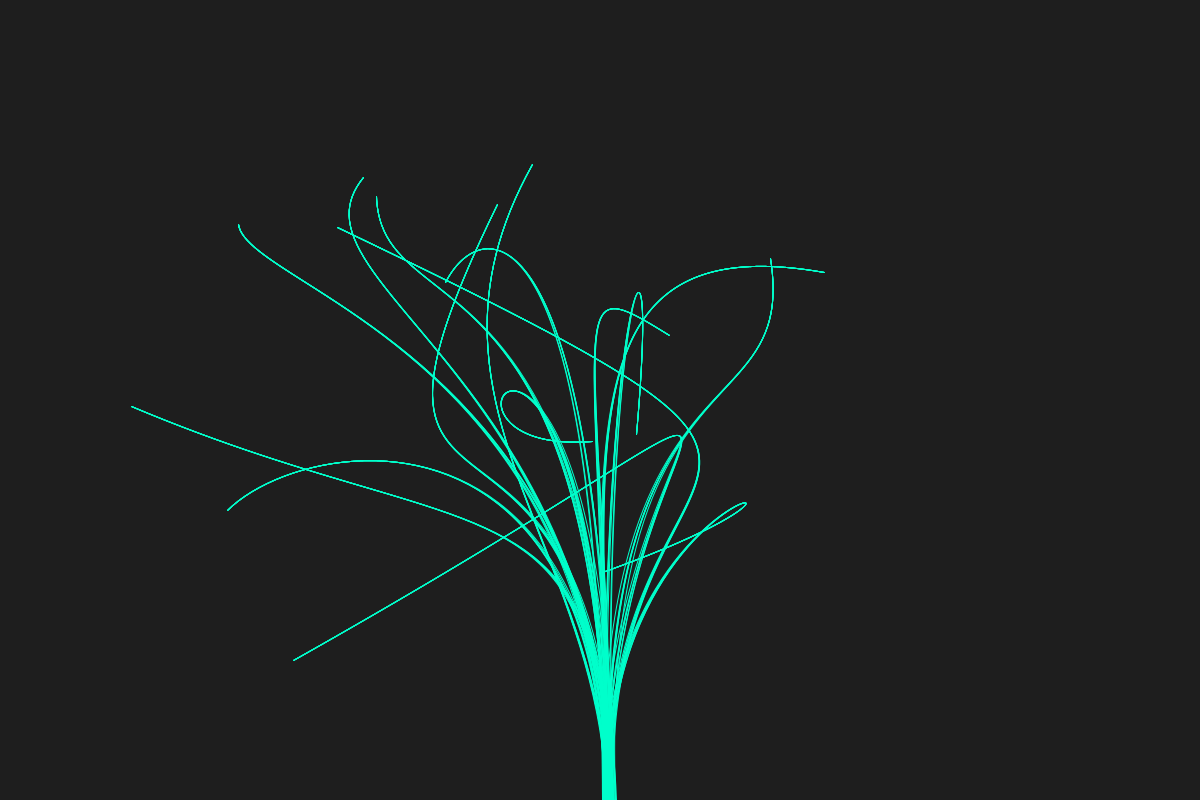
Frame 1 (no input)
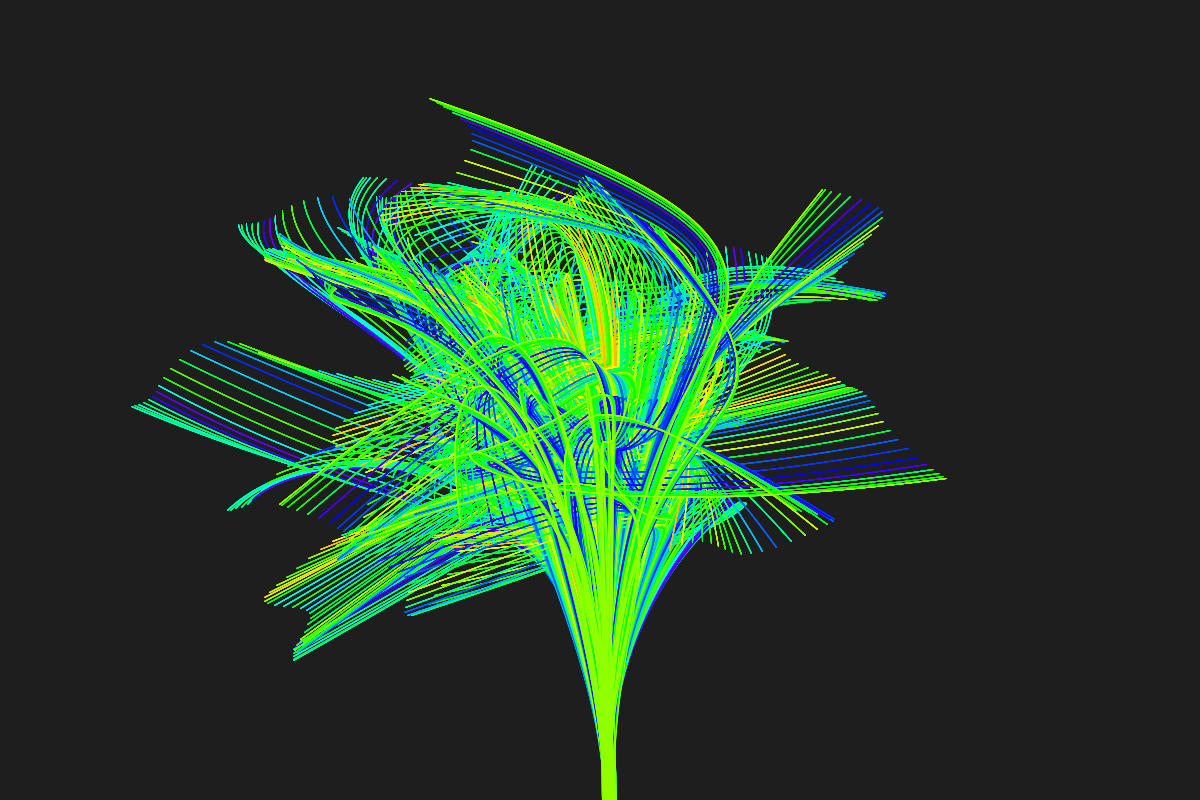
Frame 60 (the mouse pressed at the canvas centre just before this capture)
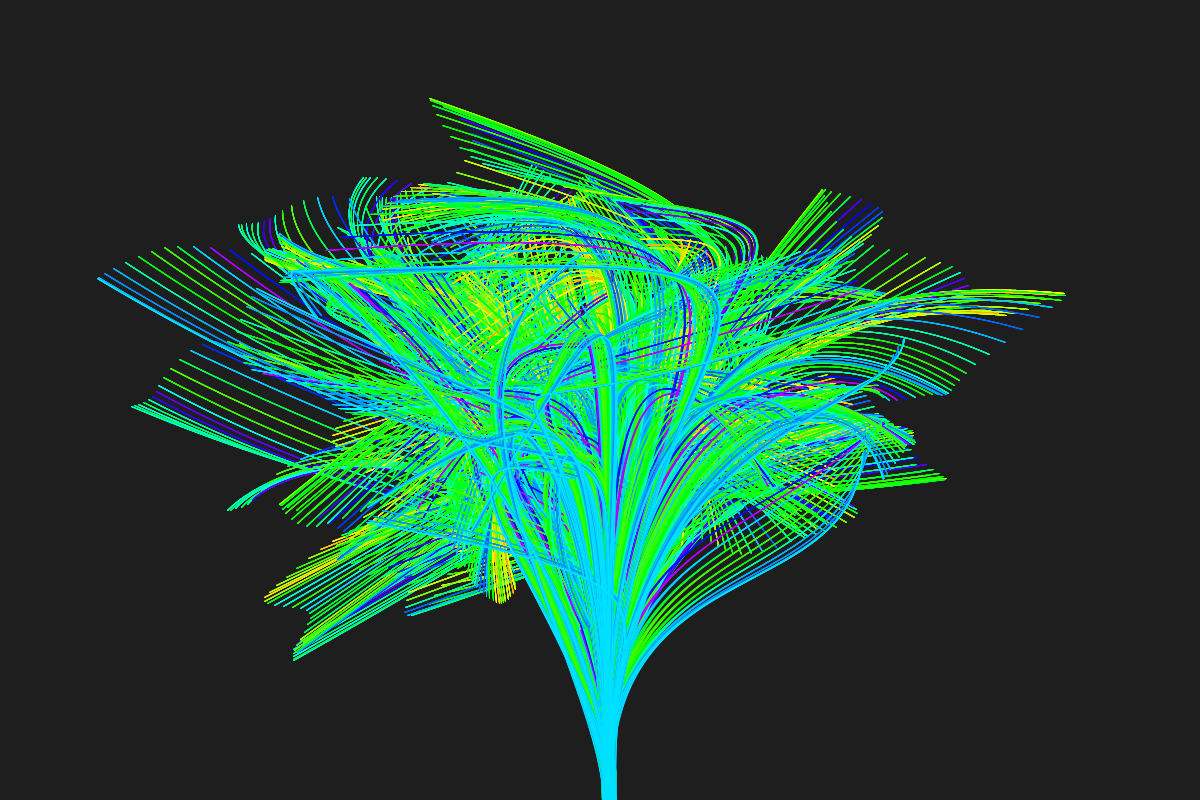
Frame 120 (the mouse held since frame 60 and released just before this capture)

The Processing sketch that drew these frames (run headless with seeded random() and noise(); from frame 60 on, the mouse is pressed at the canvas centre):

// Processing sketch: Tutorial15
// ── Tutorial15.pde
int fps = 60;
int frameCount = 0;

void setup()
{
    size(1200,800,JAVA2D);

    smooth();
    noFill();
    
    background(30);

    colorMode(HSB,360,100,100);
}

void draw()
{
    ++ frameCount;
    float time = (float)frameCount/fps;
    
   //  background(30);

    
    for(int i = 0; i < 100; ++i)
    {
        float hueValue = map(noise(frameCount*0.3), 0, 1, 0, 360);  
        stroke(hueValue, 100, 100);  // 动态变化的色相

        bezier(
        width/2+noise(i,time)*20, height, 
        width/2, noise(1,time,i)*height,
        noise(2,time,i) * width, noise(4,time,i) * height,
        noise(3,time,i) * width, noise(5,time,i) * height);
    }
    
}
